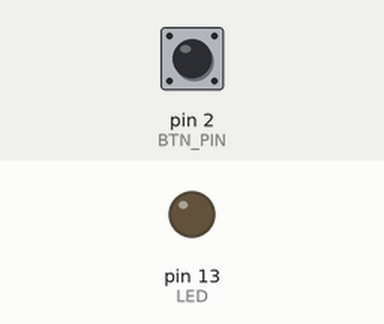
Simulated run of this sketch. Board: Arduino Uno, built with avr-gcc and run on an emulated ATmega328P. Parts: output pins drawn as LEDs (lit = HIGH). The inputs (shaded band) are chosen by the test bench; at power-on: pin 2 (BTN_PIN) HIGH.

Above: at 1.2 s.
1.3 s: pin 2 (BTN_PIN) pulled LOW for 3.2 s
At 5.5 s:
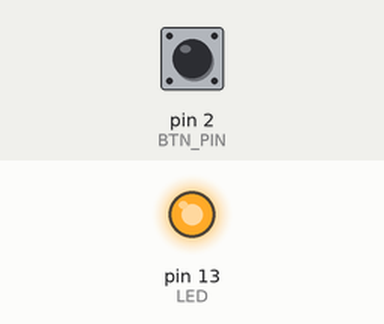
6.3 s: pin 2 (BTN_PIN) pulled LOW for 0.15 s
At 8.2 s:
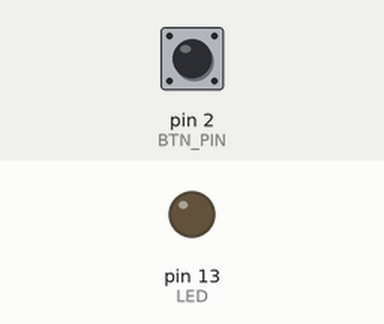
Timing chart, 0 to 9.7 s (numbered marks = the images above; inputs shaded):
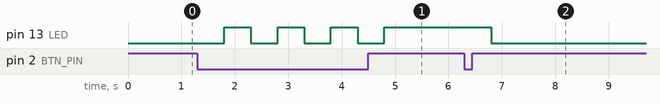

Measured:
- after the input at 1.3 s, pin 13 (LED): alternates HIGH for 0.50 s and LOW for 0.50 s, 7 changes in all, then stays HIGH, starting after 0.50 s
- after the input at 6.3 s, pin 13 (LED): HIGH → LOW after 0.50 s

The sketch:

Bot_o.ino
```cpp
#define BTN_PIN 2
#define LED 13
int estado_btn = 0;
void setup() {
  pinMode(BTN_PIN, INPUT_PULLUP);
  pinMode(LED, OUTPUT);
}

void loop() {
  int leitura_btn = digitalRead(BTN_PIN);
  if (leitura_btn == 0) {
    estado_btn = !estado_btn;
    delay(500);
  }

  if (estado_btn == 0) {
    digitalWrite(LED, 0);
  }
  if (estado_btn == 1) {
    digitalWrite(LED, 1);
  }

}
```
